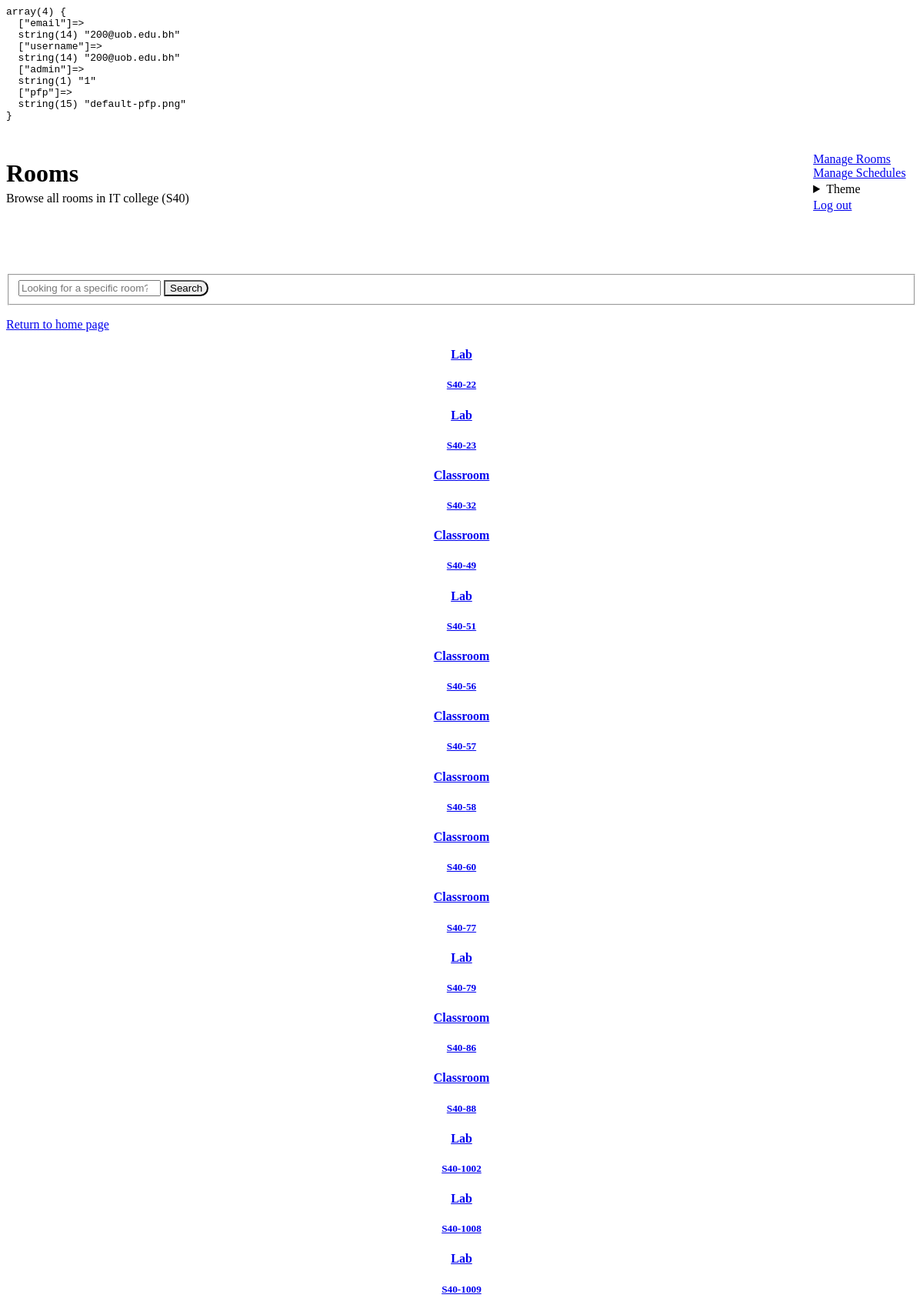
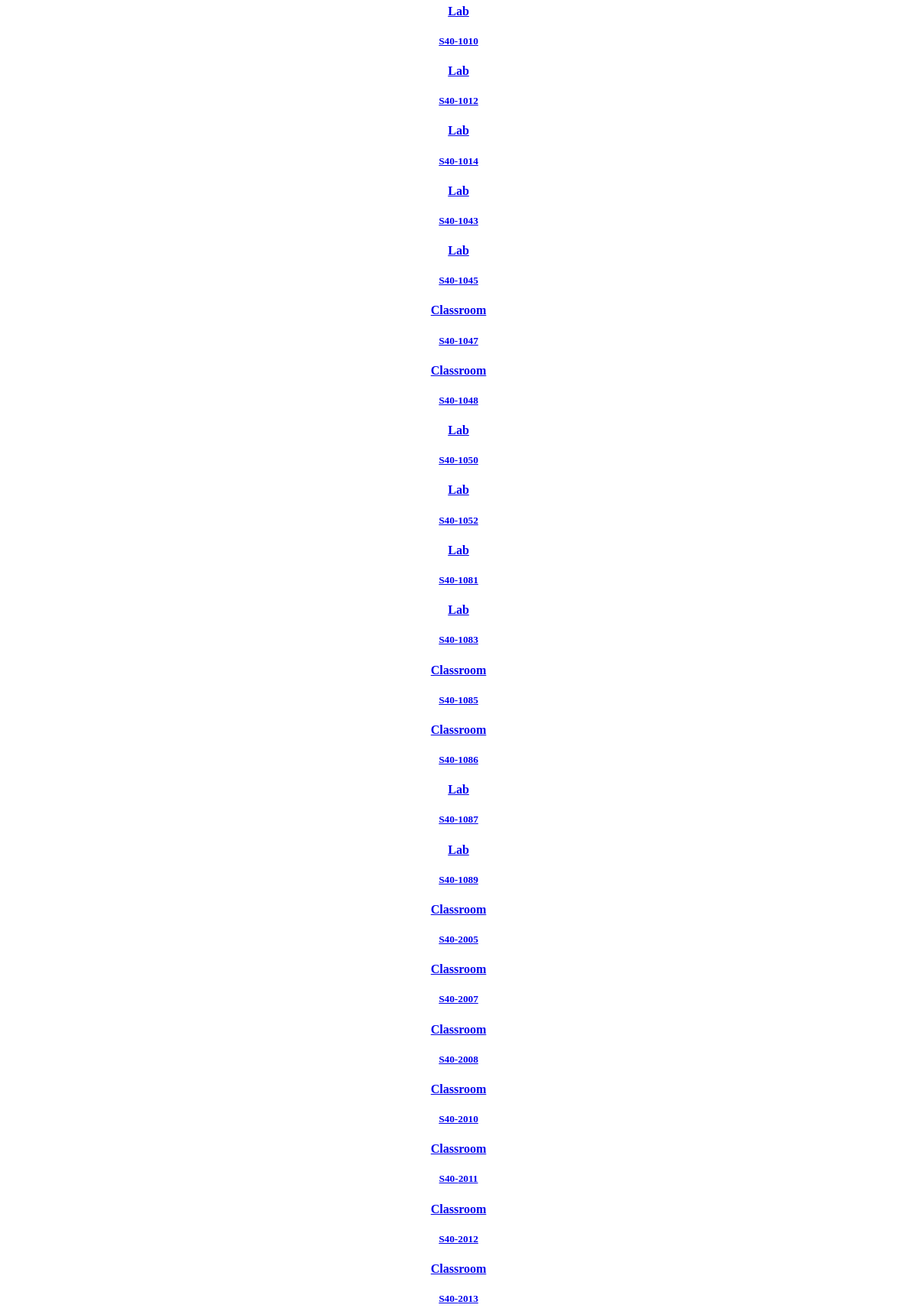
Screenshot of /rooms (signed in, upper part) with the database file from the repository (2 pictures, top to bottom).
### tables this page shows
CREATE TABLE `rooms` (
  `room_id` int(11) NOT NULL,
  `room_name` varchar(256) DEFAULT NULL,
  `type` enum('classroom','lab') NOT NULL,
  `equip` set('Whiteboard','Smart Board','Projector','DC Power Supply','Digital Multimeter','Function Generator','Electronics Components','Server') NOT NULL,
  `dept` enum('is','cs','ce') NOT NULL,
  `capacity` int(11) NOT NULL,
  `usage` int(11) NOT NULL
);

### public/index.php (called while the page is built, shortened)
<?php
require BASE_PATH . 'Core/functions.php';
spl_autoload_register(function ($class) {
  $class = str_replace("\\", DIRECTORY_SEPARATOR, $class);
});
$router = new \Core\Router();
$uri = parse_url($_SERVER['REQUEST_URI'])['path'];
$method = $_POST['_method'] ?? $_SERVER['REQUEST_METHOD'];
dump($_SESSION);
$router->route($uri, $method);

### controllers/rooms/index.php (called while the page is built, shortened)
<?php
$config = require base_path('config.php');
$db = new Database($config['database']);
$dept = basename($uri);
$h1 = 'Rooms';
$p = 'Browse all rooms in IT college (S40)';
$rooms = [];
if ($dept === 'rooms') {
  $roomsQuery = $db->query('SELECT * FROM rooms');
  $rooms = $roomsQuery->fetchAll();
}
view('rooms/index.view.php', [
  'h1' => $h1,
  'p' => $p,
  'rooms' => $rooms
]);

### config.php (called while the page is built)
<?php
return [
    'database' => [
        'host' => 'localhost',
        'port' => 3306,
        'dbname' => 'itcs333_project',
        'charset' => 'utf8mb4'
    ]
];

### Core/Database.php (called while the page is built, shortened)
<?php
class Database {
  public $connection;
  public function __construct($config, $username = 'root', $password = '') {
    $dsn = 'mysql:' . http_build_query($config, '', ';');
    $this->connection = new PDO($dsn, $username, $password, [
      PDO::ATTR_DEFAULT_FETCH_MODE => PDO::FETCH_ASSOC
    ]);
  }
  public function query($query, $params = []) {
    $this->statement = $this->connection->prepare($query);
    $this->statement->execute($params);
    return $this->statement;
  }
}

### views/rooms/index.view.php (the view)
<?php require base_path('views/partials/head.php'); ?>
<?php
if($_SESSION['admin'] === 0) require base_path('views/partials/user-header.php');
else require base_path('views/partials/admin-header.php');
?>
<?php require base_path('views/partials/search-bar.php'); ?>
<main>
  <section>
    <a href="/home">Return to home page</a>
  </section>
  <section class="grid">
    <?php foreach ($rooms as $room) : ?>
      <a href="/room?id=<?= $room['room_id'] ?>">
        <article>
            <h4> <?= ucfirst($room['type']) ?> </h4>
            <h5> <?= "S40-" . strtoupper($room['room_id']) ?> </h5>
        </article>
      </a>
    <?php endforeach; ?>
  </section>
</main>
<?php require base_path('views/partials/footer.php'); ?>

### Core/functions.php (shortened to what this page needs)
<?php
function dump($value) {
  echo '<pre>';
  var_dump($value);
  echo '</pre>';
}
function base_path($path) {
  return BASE_PATH . $path;
}
function view($path, $attributes = []) {
  extract($attributes);
  require base_path("views/$path");
}

### Core/Router.php (shortened to what this page needs)
<?php
class Router
{
  protected $routes = [];
  public function get($uri, $controller)
  {
    $this->routes[] = [
      'uri' => $uri,
      'controller' => $controller,
      'method' => 'GET',
    ];
  }
  public function post($uri, $controller)
  {
    $this->routes[] = [
      'uri' => $uri,
      'controller' => $controller,
      'method' => 'POST',
    ];
  }
  public function route($uri, $method)
  {
    foreach ($this->routes as $route) {
      if ($route['uri'] === $uri && $route['method'] === strtoupper($method)) {
        require base_path($route['controller']);
        return true;
      }
    }
    return false;
  }
}

### views/partials/head.php (shortened to what this page needs)
<!DOCTYPE html>
<html lang="en" class="h-full bg-gray-100">
<head>
  <link rel="stylesheet" href="https://cdn.jsdelivr.net/npm/@picocss/pico@2/css/pico.indigo.min.css">
  <link rel="stylesheet" href="/style.css">
  <link rel="stylesheet" href="https://cdn.jsdelivr.net/npm/pannellum@2.5.6/build/pannellum.css"/>
</head>
<body>
  <div class="container">

### views/partials/admin-header.php (shortened to what this page needs)
<header class="container">
	<hgroup>
		<h1><?= $h1 ?></h1>
		<p><?= $p ?></p>
	</hgroup>
	<div>
		<nav>
			<ul>
				<div><a href="/admin-rooms" role="button">Manage Rooms</a></div>
				<div><a href="/admin-schedules" role="button">Manage Schedules</a></div>
				<div>
					<details class="dropdown">
						<summary role="button" class="secondary theme-btn">Theme</summary>
					</details>
				</div>
				<div><a href="/logout" role="button" class="contrast">Log out</a></div>
			</ul>
		</nav>
	</div>
</header>

### views/partials/search-bar.php
<section>
    <form id="search_form" method="GET">
      <fieldset role="group">
        <input type="search" id="search" name="search" placeholder="Looking for a specific room?" />
        <button type="submit" style="border-radius: 0 5rem 5rem 0;">Search</button>
      </fieldset>
    </form>
</section>

### views/partials/footer.php
</div>
</body>
</html>

### public/style.css (style rules this page uses)
header { margin: 1.5rem 0; display: flex; justify-content: space-between; align-items: center; flex-wrap: wrap; margin-bottom: 4rem; }
header > hgroup { margin-right: 1rem; }
hgroup h1, hgroup p { margin: 0; }
hgroup h1 { margin-bottom: 5px; }
header nav [role="button"], summary[role=button] { padding: 0.2rem 0.6rem; }
nav > ul > div { margin-right: 0.3rem; }
[role="button"] { padding: 0; }
article { text-align: center; width: 100%; margin: 0; }
a { --pico-text-decoration: none; }
fieldset[role=group] { box-shadow: none; }
fieldset[role=group] > [type=submit] { min-width: fit-content; max-width: 165px; }
.grid { grid-template-columns: repeat(auto-fit, minmax(300px, 1fr)); }
.grid article { margin: 0; width: 100%; }

### rows the page displays
rooms: type "Lab", room_id "22"
rooms: type "Lab", room_id "23"
rooms: type "Classroom", room_id "32"
rooms: type "Classroom", room_id "49"
rooms: type "Lab", room_id "51"
rooms: type "Classroom", room_id "56"
rooms: type "Classroom", room_id "57"
rooms: type "Classroom", room_id "58"
rooms: type "Classroom", room_id "60"
rooms: type "Classroom", room_id "77"
rooms: type "Lab", room_id "79"
rooms: type "Classroom", room_id "86"
rooms: type "Classroom", room_id "88"
rooms: type "Lab", room_id "1002"
rooms: type "Lab", room_id "1008"
rooms: type "Lab", room_id "1009"
rooms: type "Lab", room_id "1010"
rooms: type "Lab", room_id "1012"
rooms: type "Lab", room_id "1014"
rooms: type "Lab", room_id "1043"
rooms: type "Lab", room_id "1045"
rooms: type "Classroom", room_id "1047"
rooms: type "Classroom", room_id "1048"
rooms: type "Lab", room_id "1050"
rooms: type "Lab", room_id "1052"
rooms: type "Lab", room_id "1081"
rooms: type "Lab", room_id "1083"
rooms: type "Classroom", room_id "1085"
rooms: type "Classroom", room_id "1086"
rooms: type "Lab", room_id "1087"
rooms: type "Lab", room_id "1089"
rooms: type "Classroom", room_id "2005"
rooms: type "Classroom", room_id "2007"
rooms: type "Classroom", room_id "2008"
rooms: type "Classroom", room_id "2010"
rooms: type "Classroom", room_id "2011"
rooms: type "Classroom", room_id "2012"
rooms: type "Classroom", room_id "2013"
